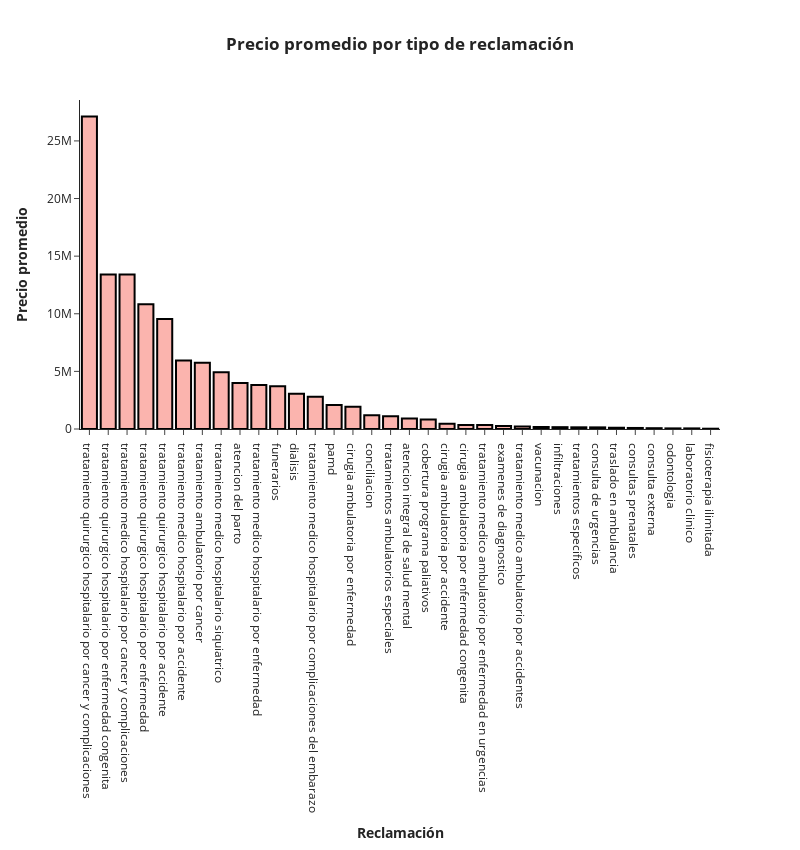

Here is the notebook cell this chart was saved with:
### Code cell
#Definir gráfica
fig=px.bar(df, x='reclamacion_desc', y='prom_precio', barmode='group', title= '<b>Precio promedio por tipo de reclamación<b>',  
             color_discrete_sequence=px.colors.qualitative.Pastel1, width =800, height=850)


#Agregar detalles
fig.update_layout(
    xaxis_title='<b>Reclamación<b>',
    yaxis_title = '<b>Precio promedio<b>',
    template='simple_white',
    title_x=0.5,
    plot_bgcolor='rgba(0,0,0,0)',
    legend_title_text='',
    
    legend=dict(
        orientation='h',
        yanchor='bottom',
        y=1.02,
        xanchor='right',
        x=0.55))

fig.update_traces(marker_line_color='#000000',
                  marker_line_width=2)

fig.show()

### Figure 1 — Plotly figure (JSON) as saved in the notebook; plotly's stock layout.template omitted (floating-point values rounded to 4 significant figures)
{"data": [{"alignmentgroup": "True", "hovertemplate": "reclamacion_desc=%{x}<br>prom_precio=%{y}<extra></extra>", "legendgroup": "", "marker": {"color": "rgb(251,180,174)", "line": {"color": "#000000", "width": 2}, "pattern": {"shape": ""}}, "name": "", "offsetgroup": "", "orientation": "v", "showlegend": false, "textposition": "auto", "type": "bar", "x": ["tratamiento quirurgico hospitalario por cancer y complicaciones", "tratamiento quirurgico hospitalario por enfermedad congenita", "tratamiento medico hospitalario por cancer y complicaciones", "tratamiento quirurgico hospitalario por enfermedad", "tratamiento quirurgico hospitalario por accidente", "tratamiento medico hospitalario por accidente", "tratamiento ambulatorio por cancer", "tratamiento medico hospitalario siquiatrico", "atencion del parto", "tratamiento medico hospitalario por enfermedad", "funerarios", "dialisis", "tratamiento medico hospitalario por complicaciones del embarazo", "pamd", "cirugia ambulatoria por enfermedad", "conciliacion", "tratamientos ambulatorios especiales", "atencion integral de salud mental", "cobertura programa paliativos", "cirugia ambulatoria por accidente", "cirugia ambulatoria por enfermedad congenita", "tratamiento medico ambulatorio por enfermedad en urgencias", "examenes de diagnostico", "tratamiento medico ambulatorio por accidentes", "vacunacion", "infiltraciones", "tratamientos especificos", "consulta de urgencias", "traslado en ambulancia", "consultas prenatales", "consulta externa", "odontologia", "laboratorio clinico", "fisioterapia ilimitada"], "xaxis": "x", "y": [27123061, 13413814, 13403862, 10834847, 9540219, 5942440, 5746386, 4926154, 3984701, 3813965, 3720000, 3060581, 2800521, 2077583, 1924653, 1187055, 1100743, 906663, 829895, 456928, 347696, 338354, 259898, 227417, 175078, 159459, 146843, 140371, 109746, 89906, 70296, 53247, 52498, 26415], "yaxis": "y"}], "layout": {"barmode": "group", "height": 850, "legend": {"orientation": "h", "title": {"text": ""}, "tracegroupgap": 0, "x": 0.55, "xanchor": "right", "y": 1.02, "yanchor": "bottom"}, "plot_bgcolor": "rgba(0,0,0,0)", "title": {"text": "<b>Precio promedio por tipo de reclamación<b>", "x": 0.5}, "width": 800, "xaxis": {"anchor": "y", "domain": [0, 1], "title": {"text": "<b>Reclamación<b>"}}, "yaxis": {"anchor": "x", "domain": [0, 1], "title": {"text": "<b>Precio promedio<b>"}}}}
